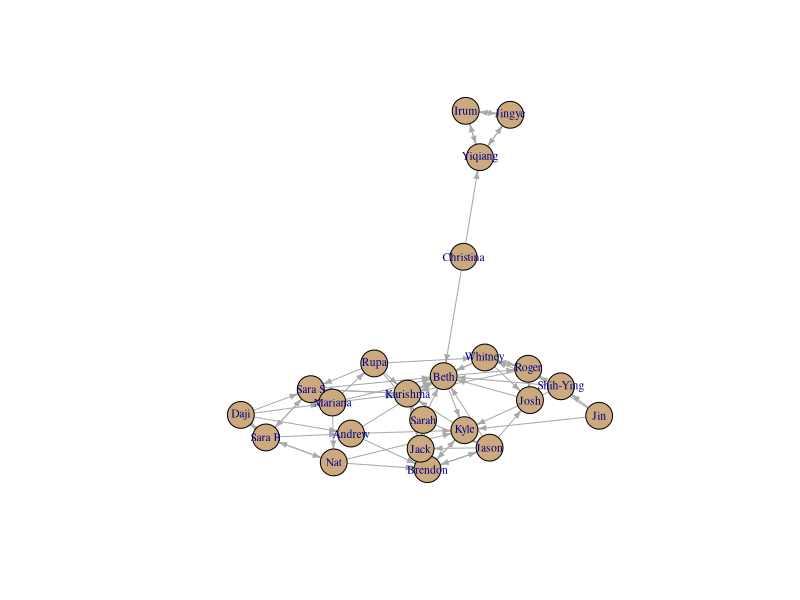
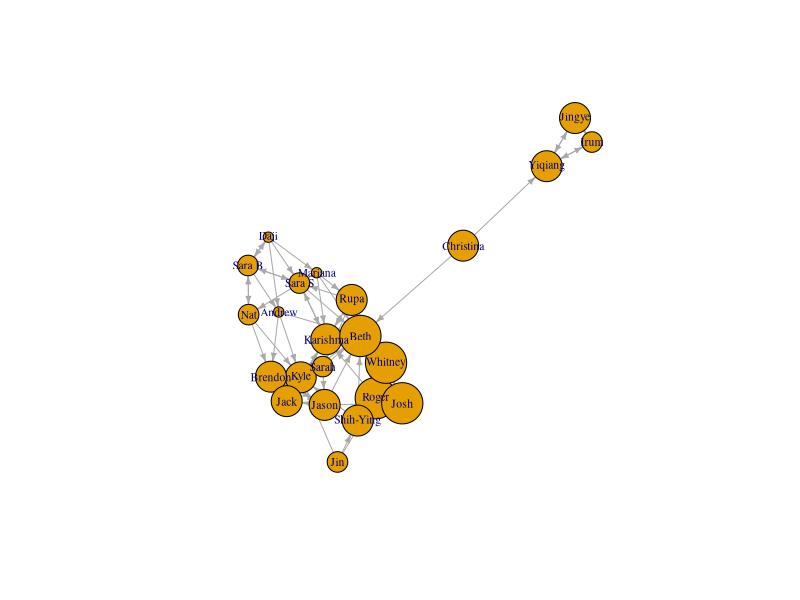
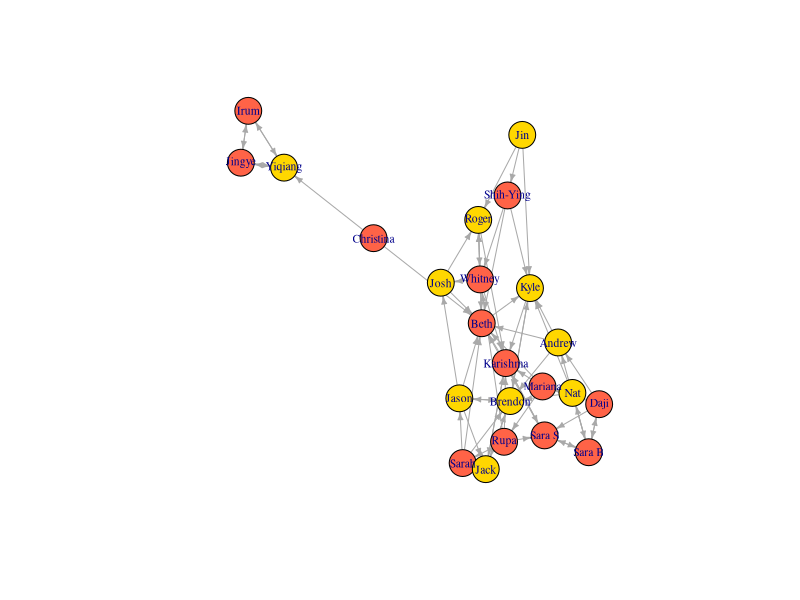

Generate these figures, in order, with R:
## ---- chunk 1
library(igraph)
## ---- chunk 2
net.edge <- read.csv(file="R_Help_Edgelist2.csv")
net.attr <- read.csv(file="R_Help_Attributes.csv")
## ---- chunk 3
expert <- graph.edgelist(as.matrix(net.edge))
summary(expert)
graph.density(expert)
## ---- chunk 4
V(expert)$name
## ---- chunk 5
plot(expert,vertex.color="burlywood3",
     edge.arrow.size=.4,vertex.label.cex=.7)
## ---- chunk 6
V(expert)$name
## ---- chunk 7
net.attr$Name
## ---- chunk 8
net.attr.rearrange <- net.attr[match(V(expert)$name,net.attr$Name),]
net.attr.rearrange$Name
## ---- chunk 9
V(expert)$name
net.attr.rearrange
## ---- chunk 10
V(expert)$expertise <- net.attr.rearrange$Expertise
V(expert)$expertise
table(V(expert)$expertise)
## ---- chunk 11
plot(expert,vertex.size=V(expert)$expertise*6,
     edge.arrow.size=.4,vertex.label.cex=.7)
## ---- chunk 12
V(expert)$gender <- net.attr.rearrange$Sex
V(expert)$gender
table(V(expert)$gender)
## ---- chunk 13
colrs <- c("tomato","gold")
V(expert)$color <- colrs[as.factor(V(expert)$gender)]
plot(expert, edge.arrow.size=.4,vertex.label.cex=.7)

